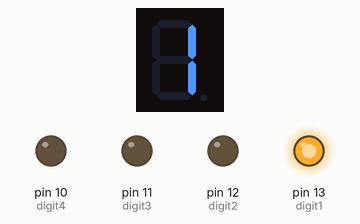
Recording of a sketch running on a simulated Arduino Uno, built with avr-gcc and run on an emulated ATmega328P. Shown: 1-digit seven-segment display, output pins drawn as LEDs (lit = HIGH). Wiring (inferred from the names in the program): 1-digit 7-segment display, segments lit when HIGH: segments pin 2, pin 3, pin 4, pin 5, pin 6, pin 7, pin 8, pin 9. The segment pins are drawn as the display they are named for; pins used as bus, display or sensor lines are not drawn.

Above: at 0.15 s.
At 1.05 s:
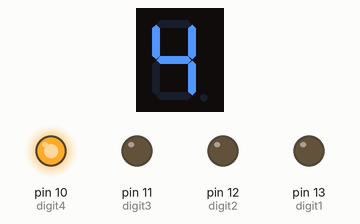
Timing chart, 0 to 130.0 s (numbered marks = the images above):
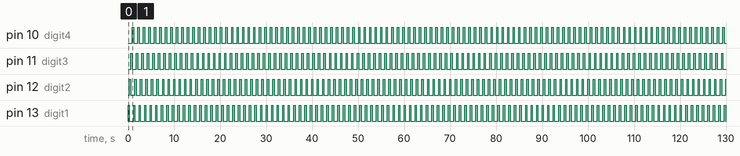

The sketch:

_1234.ino
```cpp
int SEG_A=2;
int SEG_B=3;
int SEG_C=4;
int SEG_D=5;
int SEG_E=6;
int SEG_F=7;
int SEG_G=8;
int SEG_DP=9;

char seg[] =
 {
 0b11111100, // 0
 0b01100000, // 1
 0b11011010, // 2
 0b11110010, // 3
 0b01100110, // 4
 0b10110110, // 5
 0b10111110, // 6
 0b11100000, // 7
 0b11111110, // 8
 0b11101110, // 9
 } ;

int digit1 = 13;
int digit2 = 12;
int digit3 = 11;
int digit4 = 10;

void display7seg(int a, int b)
{
 digitalWrite(SEG_A, seg[a] & 1<<7);
 digitalWrite(SEG_B, seg[a] & 1<<6);
 digitalWrite(SEG_C, seg[a] & 1<<5);
 digitalWrite(SEG_D, seg[a] & 1<<4);
 digitalWrite(SEG_E, seg[a] & 1<<3);
 digitalWrite(SEG_F, seg[a] & 1<<2);
 digitalWrite(SEG_G, seg[a] & 1<<1);
 digitalWrite(SEG_DP, seg[a] & 1<<0);
 digitalWrite(digit1, 1 & 1<<b);
 digitalWrite(digit2, 2 & 1<<b);
 digitalWrite(digit3, 4 & 1<<b);
 digitalWrite(digit4, 8 & 1<<b);
}
void setup() {
 // put your setup code here, to run once:
 pinMode(SEG_A,OUTPUT);
 pinMode(SEG_B,OUTPUT);
 pinMode(SEG_C,OUTPUT);
 pinMode(SEG_D,OUTPUT);
 pinMode(SEG_E,OUTPUT);
 pinMode(SEG_F,OUTPUT);
 pinMode(SEG_G,OUTPUT);
 pinMode(SEG_DP,OUTPUT);


 pinMode(digit1,OUTPUT);
 pinMode(digit2,OUTPUT);
 pinMode(digit3,OUTPUT);
 pinMode(digit4,OUTPUT);


 digitalWrite(digit1, OUTPUT);
 digitalWrite(digit2, OUTPUT);
 digitalWrite(digit3, OUTPUT);
 digitalWrite(digit4, OUTPUT);
}
void loop() {
display7seg(1,0);
delay(300);
display7seg(2,1);
delay(300);
display7seg(3,2);
delay(300);
display7seg(4,3);
delay(300);
}
```

Measured:
- by itself, pin 10 (digit4), pin 11 (digit3), pin 12 (digit2), pin 13 (digit1): alternates HIGH for 0.30 s and LOW for 0.90 s
- by itself, everything shown: repeats every 1.2 s, in 4 steps
